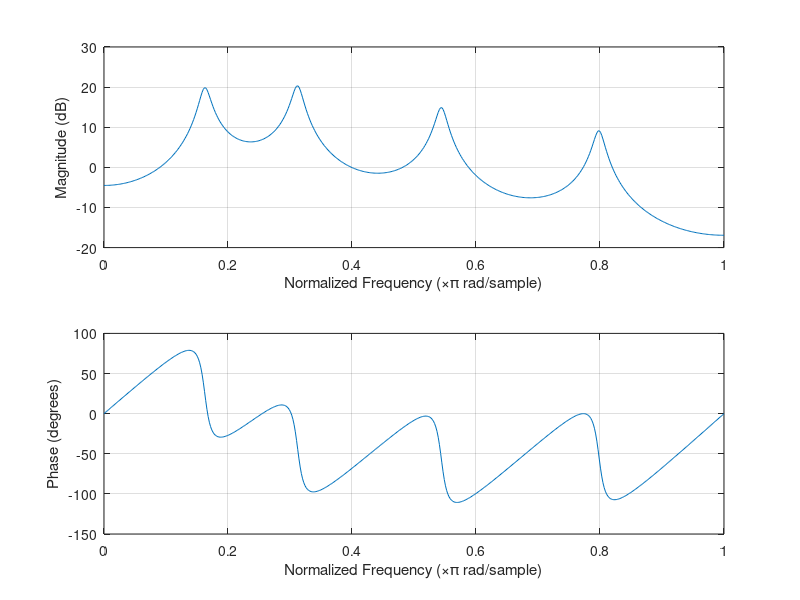

Here is the MATLAB script that generated this plot:
%Create a filter with the following formants and bandwidth
clear all
close all
clc
%F =  [700, 1220, 2600]; % Formant frequencies (Hz)
%BW = [130,  70,  160];  % Formant bandwidths (Hz)
F =  [666, 1279, 2229 3270]; % Formant frequencies (Hz)
BW = [70,  70,  70,   70];  % Formant bandwidths (Hz)
fs = 8192;              % Sampling rate (Hz)

nsecs = length(F);
R = exp(-pi*BW/fs);     % Pole radii
theta = 2*pi*F/fs;      % Pole angles
poles = R .* exp(j*theta); % Complex poles 
B = 1;  A = real(poly([poles,conj(poles)]));
freqz(B,A); % View frequency response:
A